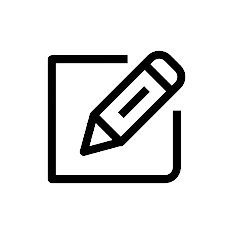
#> input picture editebooks.png, 225 x 225 px; its folder holds 3 pictures in this run
$ python -i edit_ebooks.py   (imports and definitions only)   (older library calls are emulated)
#> lines starting #> are read from the running program, lines starting #| are printed output that depends on the picture
from tkinter import *
from tkinter.font import BOLD
from tkinter import ttk, messagebox, scrolledtext, filedialog
from PIL import Image, ImageTk
from db_conn import readAllFromDb, readFromDb, insertUpdateDeleteToDb, insertUpdateBookToDb
from helpers import check_single_quote

def edit_ebooks():
    global edit_ebooks_screen
    global editebooks_icon
    global edit_ebooks_image
    global back_icon
    global book_combobox
    global book_category_combobox
    global book_name_entry
    global book_category_entry
    global book_author_entry
    global author
    global summary_scrolledText
    global btn_upload_pdf
    global txt_no_file_chosen
    global lbl_no_file_chosen
    edit_ebooks_screen = Toplevel()
    editebooks_icon = ImageTk.PhotoImage(Image.open("editebooks.png").resize((80, 80), Image.ANTIALIAS))
    edit_ebooks_image = ImageTk.PhotoImage(Image.open("edit_ebooks_image.png").resize((435, 260), Image.ANTIALIAS))
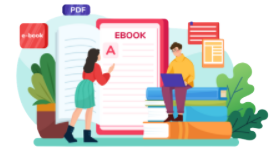
#> input picture edit_ebooks_image.png, 274 x 155 px
    book_name = StringVar()
    author = StringVar()
    #text variable declaration
    txt_edit_ebooks = "Edit E-Books"
    geometry_size = "1366x768"
    txt_select_book = "Select E-Books to edit"
    txt_book_name = "Book Name:"
    txt_book_author = "Book Author:"
    txt_book_category = "Book Category:"
    txt_book_summary = "Book Summary:"
    txt_book_content = "Book Content: *(upload only if there is new update on pdf file)"
    txt_file = "Upload File (.pdf)"
    txt_no_file_chosen = "No File Chosen"
    txt_submit = "Submit"
    back_icon = ImageTk.PhotoImage(Image.open("back.png").resize((30, 30), Image.ANTIALIAS))
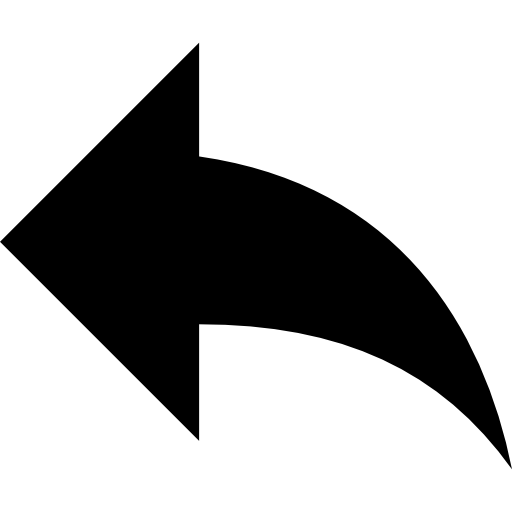
#> input picture back.png, 512 x 512 px
    Button(edit_ebooks_screen, image = back_icon, cursor="hand2", command = close_page).place(x=15,y=15)
    #screen title, screen size, maximize window
    edit_ebooks_screen.title(txt_edit_ebooks)
    edit_ebooks_screen.state("zoomed")
    edit_ebooks_screen.geometry(geometry_size)
    #page icon, title
    Label(edit_ebooks_screen, image = editebooks_icon).place(x=80, y=40)
    Label(edit_ebooks_screen, image = edit_ebooks_image).place(x=1090, y=205)
    Label(edit_ebooks_screen, text = txt_edit_ebooks, font = ("Helvetica", 14, BOLD)).place(x=180, y = 70)
    #book name selection
    Label(edit_ebooks_screen, text = txt_select_book, font = ("Helvetica", 12, BOLD), foreground = "blue").place(x=80,y=140)
    available_book = get_available_book()
    book_combobox = ttk.Combobox(edit_ebooks_screen, values = available_book, state = "readonly", width = 100)
    book_combobox.place(x=80, y= 170)
    book_combobox.bind("<<ComboboxSelected>>", lambda e : get_book_detail())
    #book name display
    Label(edit_ebooks_screen, text = txt_book_name, font = ("Helvetica", 12, BOLD), foreground = "blue").place(x=80,y=200)
    book_name_entry = Entry(edit_ebooks_screen, textvariable = book_name, font = "Helvetica 12", state = DISABLED, width=50)
    book_name_entry.place(x=80, y=230)
    #author
    Label(edit_ebooks_screen, text = txt_book_author, font = ("Helvetica", 12, BOLD), foreground = "blue").place(x=580,y=200)
    book_author_entry = Entry(edit_ebooks_screen, textvariable = author, font = "Helvetica 12",state = DISABLED, width=50)
    book_author_entry.place(x=580,y=230)
    #book category
    Label(edit_ebooks_screen, text = txt_book_category, font = ("Helvetica", 12, BOLD), foreground = "blue").place(x=80,y=270)
    book_category_combobox = ttk.Combobox(edit_ebooks_screen, values=("Action/Adventure", "Horror","Fantasy","Romance"), state = DISABLED)
    book_category_combobox.place(x=80,y=300)
    #upload file
    Label(edit_ebooks_screen, text = txt_book_content, font = ("Helvetica", 12, BOLD), foreground = "blue").place(x=580,y=270)
    btn_upload_pdf = Button(edit_ebooks_screen, text= txt_file, font = ("Helvetica", 12, BOLD), state = DISABLED, foreground="black", background="light grey", width=16, cursor="hand2", command = UploadAction)
    btn_upload_pdf.place(x=580,y=300)
    lbl_no_file_chosen = Label(edit_ebooks_screen, text = txt_no_file_chosen, font = ("Helvetica", 12))
    lbl_no_file_chosen.place(x=760,y=305)
    #summary
    Label(edit_ebooks_screen, text = txt_book_summary, font = ("Helvetica", 12, BOLD), foreground = "blue").place(x=80,y=340)
    summary_scrolledText = scrolledtext.ScrolledText(edit_ebooks_screen, state = DISABLED, font = ("Helvetica", 12), width=105, height=10)
    summary_scrolledText.place(x=80,y=370)
    #Submit button
    Button(edit_ebooks_screen, text= txt_submit, font = ("Helvetica", 12, BOLD), foreground="white", background="blue", width=20, height=1, cursor="hand2", command = edit_book_verify).place(x=590,y=620)


def get_available_book():
    available_book_list = []
    dbQuery = "SELECT Name FROM dbo.Books WITH(NOLOCK) WHERE isActive = 1 ORDER BY Id ASC"
#> (the run stopped early here; a loop or call above may not have finished)
